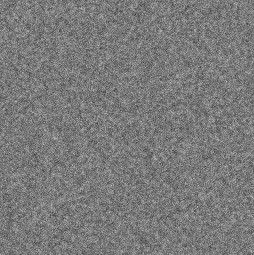
%> input picture monkey_y.jpg, 254 x 255 px
$ octave reconstructed_image_main.m   (GNU Octave 9; MATLAB toolbox functions it lacks are replaced by stand-ins)
%> lines starting %> are read from the running program, lines starting %| are printed output that depends on the picture
%> further down, originalImage is the input picture: size 255x254x3 uint8; min 50, max 197, mean 121.9
### divideImageIntoBlocks.m
function blocks = divideImageIntoBlocks(imagePath)
%> called with imagePath = 'monkey_y.jpg'

    originalImage = imread(imagePath);

    [rows, cols, ~] = size(originalImage);
%> rows = 255; cols = 254

    blockSize = 8;

    numBlocksRows = floor(rows / blockSize);
%> numBlocksRows = 31
    numBlocksCols = floor(cols / blockSize);
%> numBlocksCols = 31

    % Initialize an array to store the blocks
    blocks = zeros(blockSize, blockSize, 3, numBlocksRows * numBlocksCols, 'uint8');

    % Define quantization matrix (example matrix)
    Q = [16 11 10 16 24 40 51 61;
         12 12 14 19 26 58 60 55;
         14 13 16 24 40 57 69 56;
         14 17 22 29 51 87 80 62;
         18 22 37 56 68 109 103 77;
         24 35 55 64 81 104 113 92;
         49 64 78 87 103 121 120 101;
         72 92 95 98 112 100 103 99];

    % Extracting and store each block
    blockIndex = 1;
    for i = 1:numBlocksRows
        for j = 1:numBlocksCols
            % Extracting the current block
            currentBlock = originalImage((i-1)*blockSize+1:i*blockSize, (j-1)*blockSize+1:j*blockSize, :);
            dct_block = zeros(size(currentBlock));
            for channel = 1:3
                dct_block(:,:,channel) = dct2(currentBlock(:,:,channel));
                % Apply quantization
                dct_block(:,:,channel) = round(dct_block(:,:,channel) ./ Q);
            end
            blocks(:, :, :, blockIndex) = dct_block;
            blockIndex = blockIndex + 1;
        end
    end
%> after the loop, blockIndex = 962

    % Combine blocks into a single image
    combinedBlocksImage = [];
    for i = 1:numBlocksRows
        rowBlocks = blocks(:,:,:, (i-1) * numBlocksCols + 1 : i * numBlocksCols);
       rowImage = reshape(rowBlocks, blockSize, numBlocksCols * blockSize, 3);
        combinedBlocksImage = [combinedBlocksImage; rowImage];
    end
%> this loop made 31 passes
%> pass 3, in divideImageIntoBlocks, `combinedBlocksImage = [combinedBlocksImage; rowImage];`:
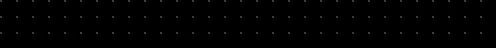
%> combinedBlocksImage: size 24x248x3 uint8 (shown 2 times larger); mean R, G, B 1.1, 1.1, 1.1
%> after the loop:
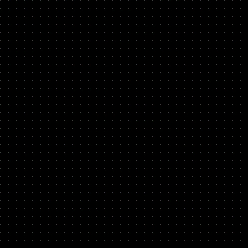
%> combinedBlocksImage: size 248x248x3 uint8; mean R, G, B 1.1, 1.1, 1.1
    % [6 lines of commented-out code are left out]
    figure;
    imshow(combinedBlocksImage);
end

### reconstructImageFromBlocks.m
function reconstructedImage = reconstructImageFromBlocks(blocks, Q, numBlocksRows, numBlocksCols, blockSize)
    % Initialize an array to store the reconstructed image
%> the run ends on the next line
    reconstructedImage = zeros(numBlocksRows * blockSize, numBlocksCols * blockSize, 3, 'uint8');

    % Iterate through each block
    blockIndex = 1;
    for i = 1:numBlocksRows
        for j = 1:numBlocksCols
            % Retrieve current block
            currentBlock = blocks(:, :, :, blockIndex);

            % Apply quantization (multiplication by Q)
            for channel = 1:3
                currentBlock(:, :, channel) = currentBlock(:, :, channel) .* Q;
            end

            % Apply inverse DCT
            reconstructedBlock = zeros(size(currentBlock));
            for channel = 1:3
                reconstructedBlock(:, :, channel) = idct2(currentBlock(:, :, channel));
            end

            % Store the reconstructed block in the image
            reconstructedImage((i-1)*blockSize+1:i*blockSize, (j-1)*blockSize+1:j*blockSize, :) = uint8(reconstructedBlock);

            % Move to the next block
            blockIndex = blockIndex + 1;
        end
    end
end

### reconstructed_image_main.m
% Read the image
originalImage = imread('monkey_y.jpg');

% Display the original image
figure;
imshow(originalImage);
title('Original Image');

% Divide the original image into blocks
blocks = divideImageIntoBlocks('monkey_y.jpg');

% Define quantization matrix (example matrix)
Q = [16 11 10 16 24 40 51 61;
     12 12 14 19 26 58 60 55;
     14 13 16 24 40 57 69 56;
     14 17 22 29 51 87 80 62;
     18 22 37 56 68 109 103 77;
     24 35 55 64 81 104 113 92;
     49 64 78 87 103 121 120 101;
     72 92 95 98 112 100 103 99];

% Reconstruct the image from blocks
reconstructedImage = reconstructImageFromBlocks(blocks, size(originalImage), Q);
